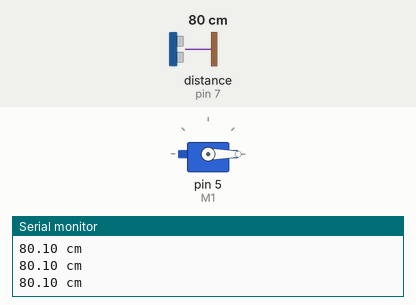
Simulated run of this sketch. Board: Arduino Uno, built with avr-gcc and run on an emulated ATmega328P. Shown: servo, the last lines printed to the serial monitor. Wiring (inferred from the names in the program): ultrasonic range finder: trigger pin 7; echo pin 7. Inputs (shaded band) come from the test bench; at power-on: distance to the obstacle (sensor on pin 7) 80 cm. The echo pulse lasts 58.3 µs per cm.

Above: at 1.2 s.
1.3 s: distance to the obstacle (sensor on pin 7) set to 7 cm
2.8 s: distance to the obstacle (sensor on pin 7) set to 4 cm
At 4.0 s:
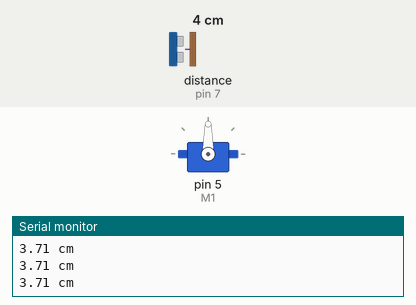
4.3 s: distance to the obstacle (sensor on pin 7) set to 9 cm
At 4.8 s:
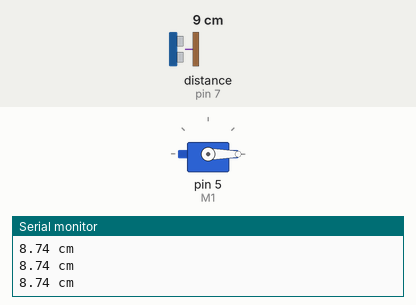
5.8 s: distance to the obstacle (sensor on pin 7) set to 2 cm
At 6.9 s:
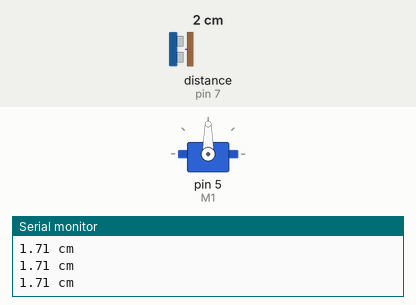
Timing chart, 0 to 8.3 s (numbered marks = the images above; inputs shaded):
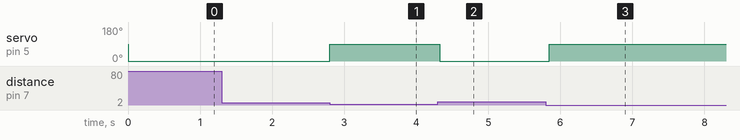

Measured:
- the behaviour switches between 6 and 5 cm on distance to the obstacle (sensor on pin 7) (found by bisection; images 0 and 1)
- after the input at 2.8 s, servo on pin 5 (M1): 0° → 90° at once
- after the input at 4.3 s, servo on pin 5 (M1): 90° → 0° at once
- after the input at 5.8 s, servo on pin 5 (M1): 0° → 90° after 0.05 s

The sketch:

parkingbar_ultrasonic.ino
```cpp
//Set pins Trig and Echo (Remember that you can put these pins
//in the same port, switching Trig to OUTPUT and Echo to INPUT.
#import <Servo.h>
const int Trig=7;
const int Echo=7;
Servo M1;
//Variables to store time and distance.
float t, d;
void setup()
{
  Serial.begin(9600);
  M1.attach(5);
}

void loop()
{
  //First, we put our port in input to send the sound wave.
  pinMode(Trig, OUTPUT);
  //We follow the sequence suggested by maker.
  digitalWrite(Trig, LOW);
  delayMicroseconds(2);
  digitalWrite(Trig, HIGH);
  delayMicroseconds(10);
  digitalWrite(Trig, LOW);

  //Once that we have the signal, we switch our port to output
  //to detect the time that the wave spends to return.
  pinMode(Echo, INPUT);
  t=pulseIn(Echo, HIGH);
  //We calculate the distance as maker said.
  d=t/58.0;
  //We have the distance in cm.
  if(d<5){
    M1.write(90);
  }
  else{
    M1.write(0);
  }

  Serial.print(d);
  Serial.print(" cm");
  Serial.println();
  //100 ms for each read.
  delay(100);

}
```
